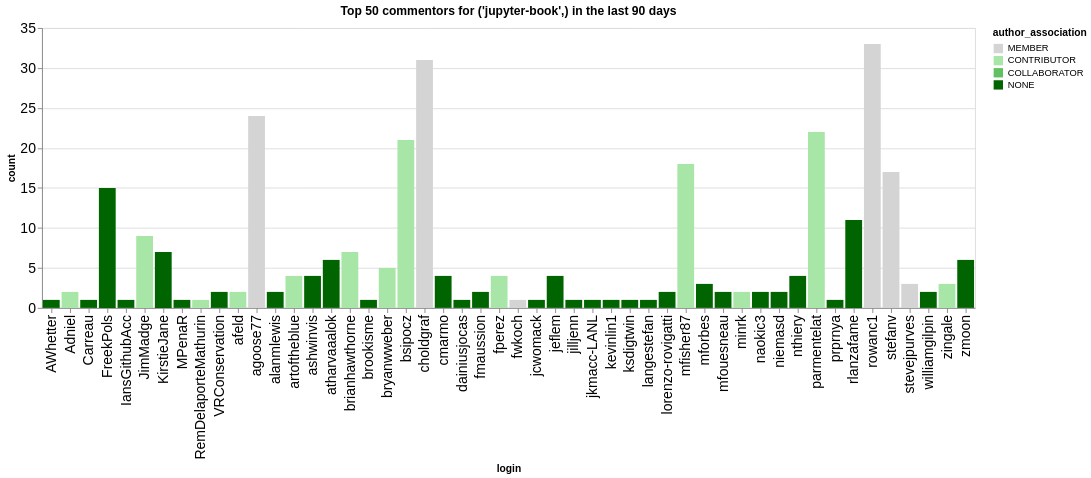

Notebook code for this chart:
### Code cell
n_plot = 50
charts = []
for ii, (iorg, idata) in enumerate(commentors.groupby(['org'])):
    title = f"Top {n_plot} commentors for {iorg} in the last {n_days} days"
    idata = idata.groupby('login', as_index=False).agg({'count': 'sum', 'author_association': 'first'})
    idata = idata.sort_values('count', ascending=False).head(n_plot)
    ch = alt.Chart(data=idata.head(n_plot), title=title).mark_bar().encode(
        x='login',
        y='count',
        color=alt.Color('author_association', scale=alt.Scale(domain=author_types, range=author_colors))
    )
    charts.append(ch)
alt.hconcat(*charts)

### Figure 1 — Vega-Lite specification as saved in the notebook (floating-point values rounded to 4 significant figures)
{"config": {"axisLeft": {"labelFontSize": 15}, "axisBottom": {"labelFontSize": 15}}, "hconcat": [{"mark": {"type": "bar"}, "encoding": {"color": {"field": "author_association", "scale": {"domain": ["MEMBER", "CONTRIBUTOR", "COLLABORATOR", "NONE"], "range": ["rgb(211.82745098039214, 211.82745098039214, 211.82745098039214)", "rgb(166.98562091503268, 229.89803921568628, 166.98562091503268)", "rgb(96.37647058823529, 192.75294117647059, 96.37647058823529)", "rgb(0.0, 100.3921568627451, 0.0)"]}, "type": "nominal"}, "x": {"field": "login", "type": "nominal"}, "y": {"field": "count", "type": "quantitative"}}, "title": "Top 50 commentors for ('jupyter-book',) in the last 90 days"}], "data": {"name": "data-5c32a05d07698b9e75d914c1c8d52765"}, "$schema": "https://vega.github.io/schema/vega-lite/v5.20.1.json", "datasets": {"data-5c32a05d07698b9e75d914c1c8d52765": [{"login": "rowanc1", "count": 33, "author_association": "MEMBER"}, {"login": "choldgraf", "count": 31, "author_association": "MEMBER"}, {"login": "agoose77", "count": 24, "author_association": "MEMBER"}, {"login": "parmentelat", "count": 22, "author_association": "CONTRIBUTOR"}, {"login": "bsipocz", "count": 21, "author_association": "CONTRIBUTOR"}, {"login": "mfisher87", "count": 18, "author_association": "CONTRIBUTOR"}, {"login": "stefanv", "count": 17, "author_association": "MEMBER"}, {"login": "FreekPols", "count": 15, "author_association": "NONE"}, {"login": "rlanzafame", "count": 11, "author_association": "NONE"}, {"login": "JimMadge", "count": 9, "author_association": "CONTRIBUTOR"}, {"login": "brianhawthorne", "count": 7, "author_association": "CONTRIBUTOR"}, {"login": "KirstieJane", "count": 7, "author_association": "NONE"}, {"login": "zmoon", "count": 6, "author_association": "NONE"}, {"login": "atharvaaalok", "count": 6, "author_association": "NONE"}, {"login": "bryanwweber", "count": 5, "author_association": "CONTRIBUTOR"}, {"login": "ashwinvis", "count": 4, "author_association": "NONE"}, {"login": "cmarmo", "count": 4, "author_association": "NONE"}, {"login": "artoftheblue", "count": 4, "author_association": "CONTRIBUTOR"}, {"login": "nthiery", "count": 4, "author_association": "NONE"}, {"login": "jeflem", "count": 4, "author_association": "NONE"}, {"login": "fperez", "count": 4, "author_association": "CONTRIBUTOR"}, {"login": "zingale", "count": 3, "author_association": "CONTRIBUTOR"}, {"login": "mforbes", "count": 3, "author_association": "NONE"}, {"login": "stevejpurves", "count": 3, "author_association": "MEMBER"}, {"login": "lorenzo-rovigatti", "count": 2, "author_association": "NONE"}, {"login": "afeld", "count": 2, "author_association": "CONTRIBUTOR"}, {"login": "VRConservation", "count": 2, "author_association": "NONE"}, {"login": "fmaussion", "count": 2, "author_association": "NONE"}, {"login": "naokic3", "count": 2, "author_association": "NONE"}, {"login": "niemasd", "count": 2, "author_association": "NONE"}, {"login": "williamgilpin", "count": 2, "author_association": "NONE"}, {"login": "Adniel", "count": 2, "author_association": "CONTRIBUTOR"}, {"login": "alanmlewis", "count": 2, "author_association": "NONE"}, {"login": "mfouesneau", "count": 2, "author_association": "NONE"}, {"login": "minrk", "count": 2, "author_association": "CONTRIBUTOR"}, {"login": "AWhetter", "count": 1, "author_association": "NONE"}, {"login": "langestefan", "count": 1, "author_association": "NONE"}, {"login": "jilljenn", "count": 1, "author_association": "NONE"}, {"login": "ksdigtwin", "count": 1, "author_association": "NONE"}, {"login": "kevinlin1", "count": 1, "author_association": "NONE"}, {"login": "jkmacc-LANL", "count": 1, "author_association": "NONE"}, {"login": "brookisme", "count": 1, "author_association": "NONE"}, {"login": "MPenaR", "count": 1, "author_association": "NONE"}, {"login": "Carreau", "count": 1, "author_association": "NONE"}, {"login": "IansGithubAcc", "count": 1, "author_association": "NONE"}, {"login": "RemDelaporteMathurin", "count": 1, "author_association": "CONTRIBUTOR"}, {"login": "jcwomack", "count": 1, "author_association": "NONE"}, {"login": "fwkoch", "count": 1, "author_association": "MEMBER"}, {"login": "dainiusjocas", "count": 1, "author_association": "NONE"}, {"login": "prprnya", "count": 1, "author_association": "NONE"}]}}
